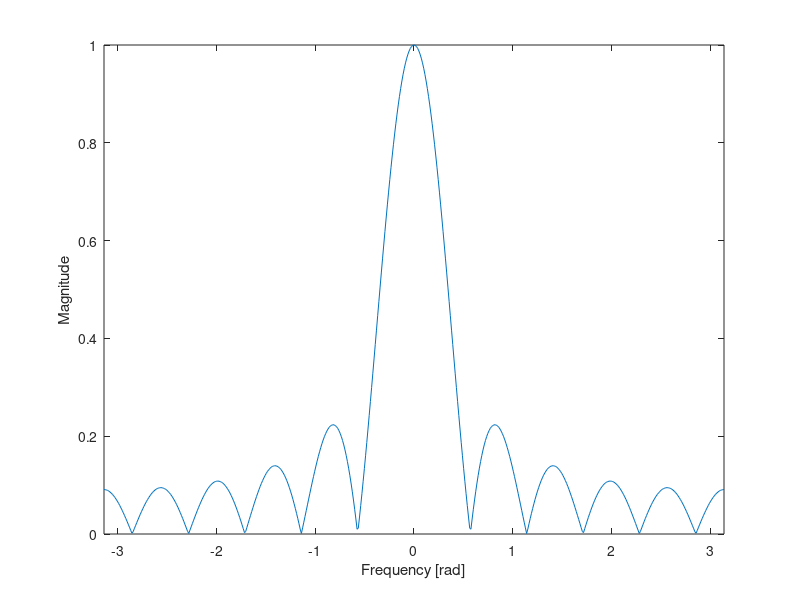
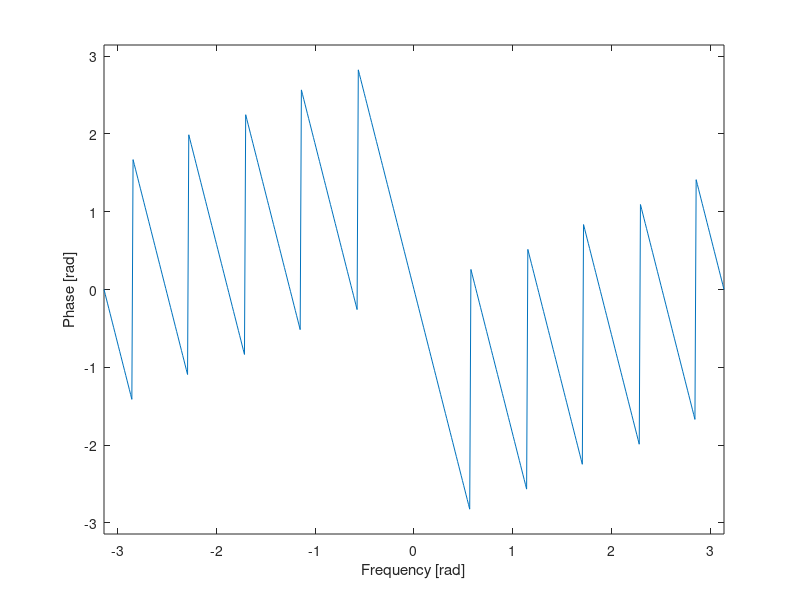
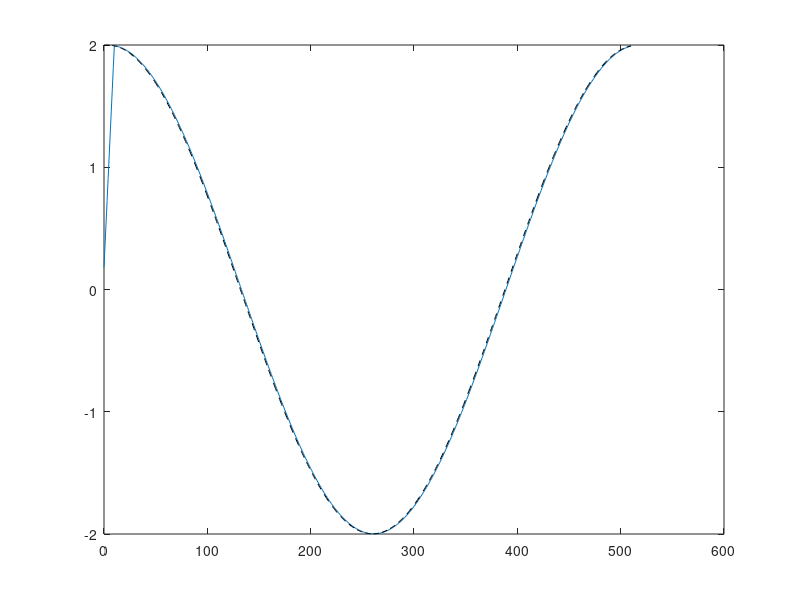

Write the MATLAB code that produced these figures, in order.
clear all
close all
clc

b=ones(1,11)/11; %bk koefficienter f?r LTI FIR system. I detta exemlep ?r det one sample difference
N=512;%Antal punkter i DFT
dw=2*pi/N;%delta omega, frekvens uppl?sning
kv=-N/2:N/2;%koefficienter k i den fulla DFT

%Systemets frekvenssvar genom Npt-DFT 
H=fft(b,N);%Fast Fourier Transform
absH=abs(H);%Absolut beloppet
argH=angle(H);%Fasen f?r FIR filtret i radianer alternativt atan2(imag(H),real(H)), eller atan2d(imag(H),real(H)) f?r att f? svar i grader

%Systemets Magnituden 
absH2=[absH(N/2+1:end) absH(1:N/2+1)];%Negativa delen i en DFT ligger i andra halvan av vktorn s? m?ste byta plats (se figure 8-5 i kursboken)
figure
plot(kv*dw,absH2)
axis([-pi pi 0 max(absH)])
xlabel('Frequency [rad]')
ylabel('Magnitude')

%Systemets Fas
argH2=[argH(N/2+1:end) argH(1:N/2+1)];%Negativa delen i en DFT ligger i andra halvan av vktorn s? m?ste byta plats (se figure 8-5 i kursboken)
figure
plot(kv*dw,argH2)
axis([-pi pi -pi pi])
xlabel('Frequency [rad]')
ylabel('Phase [rad]')

%Testsignalen
n=0:N-1;
A=2; %Amplitud
k=1;%ger systemets absH(k+1)=1.0018 och argH(k+1)=1.0462 rad (kompensering f?r MATLABs vektor index b?rjar p? 1)
fas=0; %Fas angiven i grader
s=A*cos(dw*k*n+fas*(pi/180)); %signal med en frekvenskomponent

y=conv(s,b,'full');%faltnin av signalen med systemet
y = y(1:N);
figure
plot(n(1:end-1),y(1:end-1))%y(1:end-1) kan beh?vas skjusteras om f?rdr?jd i f?rh?llandet till s2(2:end) 
hold on

%refferenssignal
s2=absH(k+1)*A*cos((2*pi/N)*k*n+fas*(pi/180)+argH(k+1));
s2 = s2(1:N);
plot(n(1:end-1),s2(2:end),'--k')%s2(2:end) kan beh?vas skjusteras om f?rdr?jd i f?rh?llandet till y(1:end-1)
hold off
 